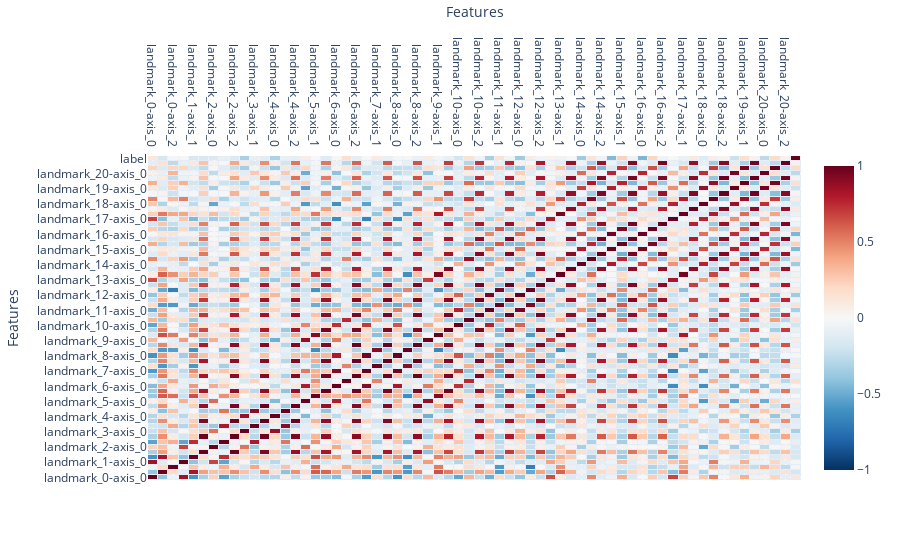

The notebook cell saved with this chart:
### Code cell
correlation_matrix = df.corr(numeric_only=True)

fig = go.Figure(data=go.Heatmap(
                   z = correlation_matrix,
                   x = correlation_matrix.columns,
                   y = correlation_matrix.index,
                   hoverongaps = False,
                   xgap = 1,
                   ygap = 1,
                   zmin = -1,
                   zmax = 1,
    colorscale = 'rdbu_r'
))

fig.update_xaxes(side="top")
fig.update_layout(xaxis_title = "Features", yaxis_title = "Features")
fig.show()

### Figure 1 — Plotly figure (JSON) as saved in the notebook; plotly's stock layout.template omitted (floating-point values rounded to 4 significant figures; data arrays with more than 128 entries replaced by an {"elided": "..."} marker saying what was removed)
{"data": [{"colorscale": [[0, "rgb(5,48,97)"], [0.1, "rgb(33,102,172)"], [0.2, "rgb(67,147,195)"], [0.3, "rgb(146,197,222)"], [0.4, "rgb(209,229,240)"], [0.5, "rgb(247,247,247)"], [0.6, "rgb(253,219,199)"], [0.7, "rgb(244,165,130)"], [0.8, "rgb(214,96,77)"], [0.9, "rgb(178,24,43)"], [1, "rgb(103,0,31)"]], "hoverongaps": false, "type": "heatmap", "x": ["landmark_0-axis_0", "landmark_0-axis_1", "landmark_0-axis_2", "landmark_1-axis_0", "landmark_1-axis_1", "landmark_1-axis_2", "landmark_2-axis_0", "landmark_2-axis_1", "landmark_2-axis_2", "landmark_3-axis_0", "landmark_3-axis_1", "landmark_3-axis_2", "landmark_4-axis_0", "landmark_4-axis_1", "landmark_4-axis_2", "landmark_5-axis_0", "landmark_5-axis_1", "landmark_5-axis_2", "landmark_6-axis_0", "landmark_6-axis_1", "landmark_6-axis_2", "landmark_7-axis_0", "landmark_7-axis_1", "landmark_7-axis_2", "landmark_8-axis_0", "landmark_8-axis_1", "landmark_8-axis_2", "landmark_9-axis_0", "landmark_9-axis_1", "landmark_9-axis_2", "landmark_10-axis_0", "landmark_10-axis_1", "landmark_10-axis_2", "landmark_11-axis_0", "landmark_11-axis_1", "landmark_11-axis_2", "landmark_12-axis_0", "landmark_12-axis_1", "landmark_12-axis_2", "landmark_13-axis_0", "landmark_13-axis_1", "landmark_13-axis_2", "landmark_14-axis_0", "landmark_14-axis_1", "landmark_14-axis_2", "landmark_15-axis_0", "landmark_15-axis_1", "landmark_15-axis_2", "landmark_16-axis_0", "landmark_16-axis_1", "landmark_16-axis_2", "landmark_17-axis_0", "landmark_17-axis_1", "landmark_17-axis_2", "landmark_18-axis_0", "landmark_18-axis_1", "landmark_18-axis_2", "landmark_19-axis_0", "landmark_19-axis_1", "landmark_19-axis_2", "landmark_20-axis_0", "landmark_20-axis_1", "landmark_20-axis_2", "label"], "xgap": 1, "y": ["landmark_0-axis_0", "landmark_0-axis_1", "landmark_0-axis_2", "landmark_1-axis_0", "landmark_1-axis_1", "landmark_1-axis_2", "landmark_2-axis_0", "landmark_2-axis_1", "landmark_2-axis_2", "landmark_3-axis_0", "landmark_3-axis_1", "landmark_3-axis_2", "landmark_4-axis_0", "landmark_4-axis_1", "landmark_4-axis_2", "landmark_5-axis_0", "landmark_5-axis_1", "landmark_5-axis_2", "landmark_6-axis_0", "landmark_6-axis_1", "landmark_6-axis_2", "landmark_7-axis_0", "landmark_7-axis_1", "landmark_7-axis_2", "landmark_8-axis_0", "landmark_8-axis_1", "landmark_8-axis_2", "landmark_9-axis_0", "landmark_9-axis_1", "landmark_9-axis_2", "landmark_10-axis_0", "landmark_10-axis_1", "landmark_10-axis_2", "landmark_11-axis_0", "landmark_11-axis_1", "landmark_11-axis_2", "landmark_12-axis_0", "landmark_12-axis_1", "landmark_12-axis_2", "landmark_13-axis_0", "landmark_13-axis_1", "landmark_13-axis_2", "landmark_14-axis_0", "landmark_14-axis_1", "landmark_14-axis_2", "landmark_15-axis_0", "landmark_15-axis_1", "landmark_15-axis_2", "landmark_16-axis_0", "landmark_16-axis_1", "landmark_16-axis_2", "landmark_17-axis_0", "landmark_17-axis_1", "landmark_17-axis_2", "landmark_18-axis_0", "landmark_18-axis_1", "landmark_18-axis_2", "landmark_19-axis_0", "landmark_19-axis_1", "landmark_19-axis_2", "landmark_20-axis_0", "landmark_20-axis_1", "landmark_20-axis_2", "label"], "ygap": 1, "z": {"elided": "64x64 float values"}, "zmax": 1, "zmin": -1}], "layout": {"autosize": true, "xaxis": {"autorange": true, "range": [-0.5, 63.5], "showspikes": false, "side": "top", "title": {"text": "Features"}, "type": "category"}, "yaxis": {"autorange": true, "range": [-0.5, 63.5], "showspikes": false, "title": {"text": "Features"}, "type": "category"}}}
